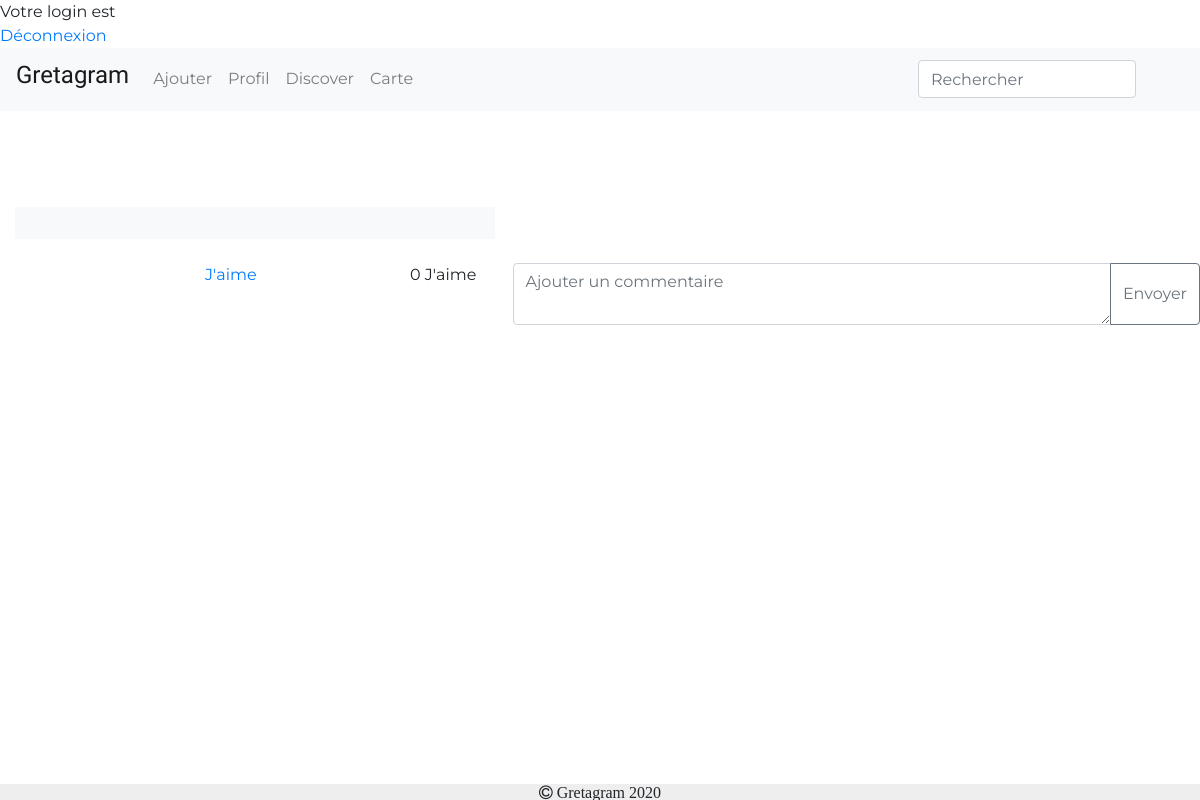
The page /Gretagram/post.php?post=uploads/5e9df3a783cd7TEEEST.jpg (signed in) on the database as committed earlier.
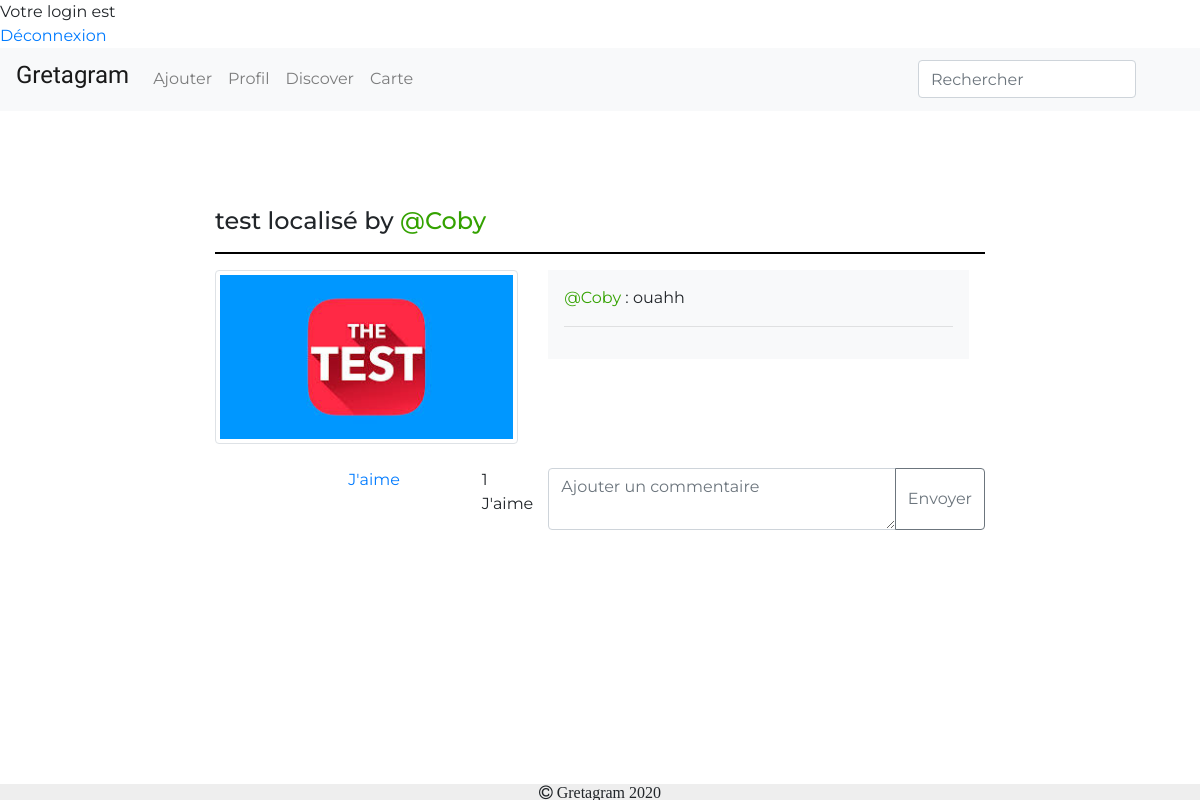
The same page on the database as committed later.
### tables this page shows
CREATE TABLE IF NOT EXISTS `publication` (
  `id` int(11) NOT NULL AUTO_INCREMENT,
  `nblike` int(100) DEFAULT '0',
  `titre` varchar(100) DEFAULT NULL,
  `description` varchar(100) DEFAULT NULL,
  `user` varchar(100) NOT NULL,
  `photo` varchar(100) DEFAULT NULL,
  `datepubli` datetime NOT NULL DEFAULT CURRENT_TIMESTAMP,
  `lat` varchar(200) DEFAULT NULL,
  `longitude` varchar(100) DEFAULT NULL,
  `adrrFormated` varchar(100) NOT NULL,
  PRIMARY KEY (`id`)
);

CREATE TABLE IF NOT EXISTS `commentaire` (
  `message` varchar(100) DEFAULT NULL,
  `user` varchar(100) NOT NULL,
  `publication` varchar(100) NOT NULL,
  `date` datetime NOT NULL DEFAULT CURRENT_TIMESTAMP,
  PRIMARY KEY (`date`)
);

### Gretagram/post.php (the view, shortened to what the changed rows need)
<?php
if (isset($_SESSION['login']) && isset($_SESSION['mdp'])) {
    echo '<html>';
    echo '<head>';
    echo '</head>';
    echo '<body>';
    echo '<br />';
} else {
    header('location: login.php?message=erreur');
}
?>
<!DOCTYPE html>
<html>
<head>
    <link href="https://stackpath.bootstrapcdn.com/font-awesome/4.7.0/css/font-awesome.min.css" rel="stylesheet">
    <link rel="stylesheet" href="https://stackpath.bootstrapcdn.com/bootstrap/4.4.1/css/bootstrap.min.css">
    <link rel="stylesheet" href="css/style.css">
    <?php
    include("include/connect.inc.php");
    ?>
</head>
<body>
    <br>
    <br>
    <br>
    <br>
    <?php
    $param = htmlspecialchars($_GET['post']);
    $requetePost = "Select * FROM publication where photo = " . "'" . $param . "'" . ";";
    $prequetePost = $conn->prepare($requetePost);
    $prequetePost->execute();
    while ($dataPost = $prequetePost->fetch()) {
        $id = $dataPost['id'];
        $photo = $dataPost['photo'];
        $nom = $dataPost['user'];
        $titre = $dataPost['titre'];
        echo '
    <div class="container-fluid">
        <div class="row">
            <div class="col-md-2"></div>
            <div class="col-md-8">
               <h4>' . $titre . ' by <a href="profil.php?nom=' . $nom . '" style="color:#34A200">@' . $nom . '</a></h4>
                <hr style="width: 100%; color: black; height: 1px; background-color:black;">
                <div class="row">
                    <div class="col-md-5">
                        <img src="' . $photo . '" alt="" class=" img-thumbnail responsive">
                    </div>
';
    }
    ?>
    <div class="col-md-7">
        <div class="overflow-auto p-3 mb-3 mb-md-0 mr-md-3 bg-light" style="max-width: 480px; max-height: 400px;">
            <?php
            $param = $_GET['post'];
            $requetePost = "Select * FROM commentaire where publication = " . "'" . $param . "'" . "Order by date DESC;";
            $prequetePost = $conn->prepare($requetePost);
            $prequetePost->execute();
            while ($dataPost = $prequetePost->fetch()) {
                $comm = $dataPost['message'];
                $commhtmlspecial = htmlspecialchars($comm);
                $nom = $dataPost['user'];
                echo '<a href ="profil.php?nom=' . $nom . '" style="color:#34A200" >@' . $nom . '</a> : ' . $commhtmlspecial . '<br><hr>   ';
            }
            ?>
        </div>
    </div>
    </div>
    <br>
    <div class="row">
        <div class="col-md-2"></div>
        <div class="col-md-2">
            <?php
            $like = $conn->prepare('SELECT id FROM jaime WHERE id_article= ?');
            $like->execute(array($id));
            $likes = $like->rowCount();
            ?>
        </div>
        <div class="col-md-1">
           <a><?php echo $likes ?> J'aime</a>
        </div>
        <div class="col-md-7">
        </div>
    </div>
    </div>
    </div>
    <br>
    <br>
</body>
</html>

Rows that differ between the two databases and show on the page:
added publication: titre "test localisé", user "Coby", photo (picture)
added commentaire: user "Coby", message "ouahh"
Other text that changed with them:
$likes: "0" → "1"
